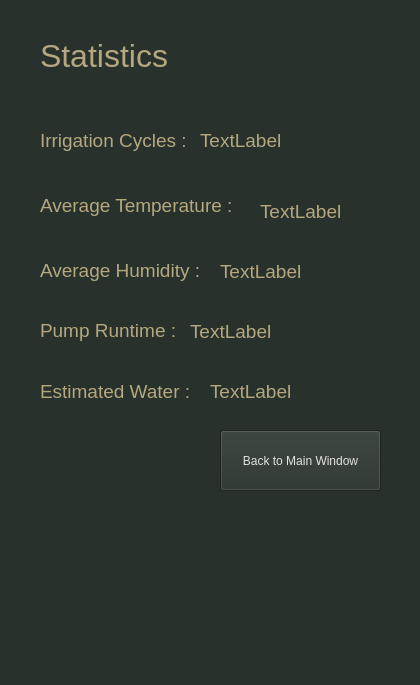
<?xml version="1.0" encoding="UTF-8"?>
<ui version="4.0">
 <class>MainWindow</class>
 <widget class="QMainWindow" name="MainWindow">
  <property name="geometry">
   <rect>
    <x>0</x>
    <y>0</y>
    <width>420</width>
    <height>685</height>
   </rect>
  </property>
  <property name="windowTitle">
   <string>MainWindow</string>
  </property>
  <property name="styleSheet">
   <string notr="true">background-color:rgb(40, 49, 43);</string>
  </property>
  <widget class="QWidget" name="centralwidget">
   <widget class="QLabel" name="label_2">
    <property name="geometry">
     <rect>
      <x>40</x>
      <y>120</y>
      <width>211</width>
      <height>41</height>
     </rect>
    </property>
    <property name="styleSheet">
     <string notr="true">font: 63 oblique 11pt &quot;URW Gothic&quot;;
font-size:14pt;
color: rgb(181, 168, 127);</string>
    </property>
    <property name="text">
     <string>Irrigation Cycles :</string>
    </property>
   </widget>
   <widget class="QLabel" name="label_3">
    <property name="geometry">
     <rect>
      <x>40</x>
      <y>190</y>
      <width>261</width>
      <height>31</height>
     </rect>
    </property>
    <property name="styleSheet">
     <string notr="true">font: 63 oblique 11pt &quot;URW Gothic&quot;;
font-size:14pt;
color: rgb(181, 168, 127);</string>
    </property>
    <property name="text">
     <string>Average Temperature :</string>
    </property>
   </widget>
   <widget class="QLabel" name="label_4">
    <property name="geometry">
     <rect>
      <x>40</x>
      <y>250</y>
      <width>221</width>
      <height>41</height>
     </rect>
    </property>
    <property name="styleSheet">
     <string notr="true">font: 63 oblique 11pt &quot;URW Gothic&quot;;
font-size:14pt;
color: rgb(181, 168, 127);</string>
    </property>
    <property name="text">
     <string>Average Humidity :</string>
    </property>
   </widget>
   <widget class="QLabel" name="label_5">
    <property name="geometry">
     <rect>
      <x>40</x>
      <y>310</y>
      <width>191</width>
      <height>41</height>
     </rect>
    </property>
    <property name="styleSheet">
     <string notr="true">font: 63 oblique 11pt &quot;URW Gothic&quot;;
font-size:14pt;
color: rgb(181, 168, 127);</string>
    </property>
    <property name="text">
     <string>Pump Runtime :</string>
    </property>
   </widget>
   <widget class="QLabel" name="label_6">
    <property name="geometry">
     <rect>
      <x>40</x>
      <y>380</y>
      <width>201</width>
      <height>22</height>
     </rect>
    </property>
    <property name="styleSheet">
     <string notr="true">font: 63 oblique 11pt &quot;URW Gothic&quot;;
font-size:14pt;
color: rgb(181, 168, 127);</string>
    </property>
    <property name="text">
     <string>Estimated Water : </string>
    </property>
   </widget>
   <widget class="QLabel" name="irrigation_cycles_label">
    <property name="geometry">
     <rect>
      <x>200</x>
      <y>130</y>
      <width>121</width>
      <height>21</height>
     </rect>
    </property>
    <property name="styleSheet">
     <string notr="true">font: 63 oblique 11pt &quot;URW Gothic&quot;;
font-size:14pt;
color: rgb(181, 168, 127);</string>
    </property>
    <property name="text">
     <string>TextLabel</string>
    </property>
   </widget>
   <widget class="QLabel" name="avg_temperature_label">
    <property name="geometry">
     <rect>
      <x>260</x>
      <y>200</y>
      <width>121</width>
      <height>22</height>
     </rect>
    </property>
    <property name="styleSheet">
     <string notr="true">font: 63 oblique 11pt &quot;URW Gothic&quot;;
font-size:14pt;
color: rgb(181, 168, 127);</string>
    </property>
    <property name="text">
     <string>TextLabel</string>
    </property>
   </widget>
   <widget class="QLabel" name="avg_humidity_label">
    <property name="geometry">
     <rect>
      <x>220</x>
      <y>260</y>
      <width>121</width>
      <height>22</height>
     </rect>
    </property>
    <property name="styleSheet">
     <string notr="true">font: 63 oblique 11pt &quot;URW Gothic&quot;;
font-size:14pt;
color: rgb(181, 168, 127);</string>
    </property>
    <property name="text">
     <string>TextLabel</string>
    </property>
   </widget>
   <widget class="QLabel" name="pump_runtime_label">
    <property name="geometry">
     <rect>
      <x>190</x>
      <y>320</y>
      <width>121</width>
      <height>22</height>
     </rect>
    </property>
    <property name="styleSheet">
     <string notr="true">font: 63 oblique 11pt &quot;URW Gothic&quot;;
font-size:14pt;
color: rgb(181, 168, 127);</string>
    </property>
    <property name="text">
     <string>TextLabel</string>
    </property>
   </widget>
   <widget class="QLabel" name="estimated_water_label">
    <property name="geometry">
     <rect>
      <x>210</x>
      <y>380</y>
      <width>111</width>
      <height>22</height>
     </rect>
    </property>
    <property name="styleSheet">
     <string notr="true">font: 63 oblique 11pt &quot;URW Gothic&quot;;
font-size:14pt;
color: rgb(181, 168, 127);</string>
    </property>
    <property name="text">
     <string>TextLabel</string>
    </property>
   </widget>
   <widget class="QLabel" name="statistics">
    <property name="geometry">
     <rect>
      <x>40</x>
      <y>10</y>
      <width>421</width>
      <height>91</height>
     </rect>
    </property>
    <property name="styleSheet">
     <string notr="true">
font: 63 oblique 9pt &quot;URW Gothic&quot;;
font-size:24pt;
color: rgb(181, 168, 127);
</string>
    </property>
    <property name="text">
     <string>Statistics</string>
    </property>
   </widget>
   <widget class="QPushButton" name="statistics_back_button">
    <property name="geometry">
     <rect>
      <x>220</x>
      <y>430</y>
      <width>161</width>
      <height>61</height>
     </rect>
    </property>
    <property name="styleSheet">
     <string notr="true">color:rgb(226, 228, 222);
font-size:28;</string>
    </property>
    <property name="text">
     <string>Back to Main Window</string>
    </property>
   </widget>
  </widget>
  <widget class="QMenuBar" name="menubar">
   <property name="geometry">
    <rect>
     <x>0</x>
     <y>0</y>
     <width>420</width>
     <height>24</height>
    </rect>
   </property>
  </widget>
  <widget class="QStatusBar" name="statusbar"/>
 </widget>
 <resources/>
 <connections/>
</ui>
